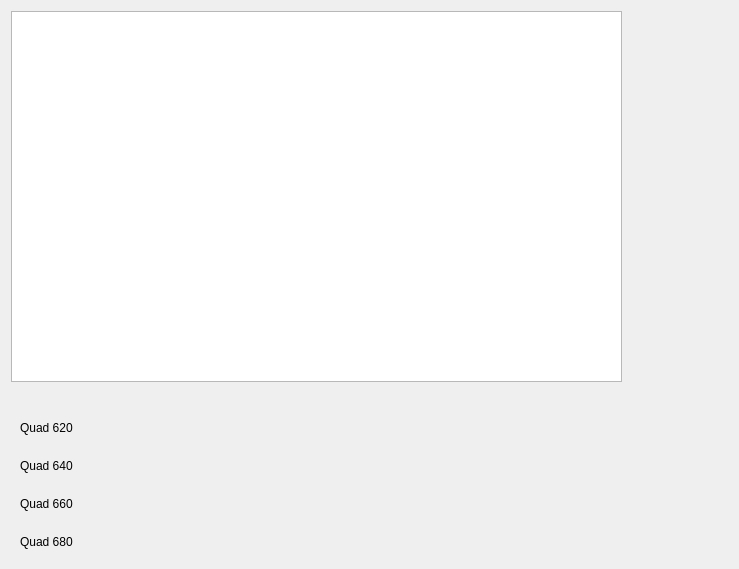
<?xml version="1.0" encoding="UTF-8"?>
<ui version="4.0">
 <class>TuningForm</class>
 <widget class="QWidget" name="TuningForm">
  <property name="geometry">
   <rect>
    <x>0</x>
    <y>0</y>
    <width>739</width>
    <height>569</height>
   </rect>
  </property>
  <property name="windowTitle">
   <string>Form</string>
  </property>
  <property name="styleSheet">
   <string notr="true">PyDMLabel#latestValueLabel {
	font-size: 42px;
	font-weight: bold;
}</string>
  </property>
  <layout class="QGridLayout" name="gridLayout">
   <item row="2" column="0">
    <widget class="QWidget" name="widget" native="true">
     <layout class="QHBoxLayout" name="horizontalLayout_2">
      <item>
       <widget class="QLabel" name="label">
        <property name="text">
         <string>Quad 620</string>
        </property>
       </widget>
      </item>
      <item>
       <widget class="PyDMSlider" name="PyDMSlider">
        <property name="toolTip">
         <string/>
        </property>
        <property name="precisionFromPV" stdset="0">
         <bool>false</bool>
        </property>
        <property name="alarmSensitiveContent" stdset="0">
         <bool>false</bool>
        </property>
        <property name="channel" stdset="0">
         <string>ca://QUAD:LTUH:620:BCTRL</string>
        </property>
        <property name="orientation" stdset="0">
         <enum>Qt::Horizontal</enum>
        </property>
        <property name="userDefinedLimits" stdset="0">
         <bool>true</bool>
        </property>
        <property name="userMinimum" stdset="0">
         <double>-33.000000000000000</double>
        </property>
        <property name="userMaximum" stdset="0">
         <double>-22.000000000000000</double>
        </property>
        <property name="num_steps" stdset="0">
         <number>201</number>
        </property>
       </widget>
      </item>
     </layout>
    </widget>
   </item>
   <item row="4" column="0">
    <widget class="QWidget" name="widget_3" native="true">
     <layout class="QHBoxLayout" name="horizontalLayout_4">
      <item>
       <widget class="QLabel" name="label_3">
        <property name="text">
         <string>Quad 660</string>
        </property>
       </widget>
      </item>
      <item>
       <widget class="PyDMSlider" name="PyDMSlider_3">
        <property name="toolTip">
         <string/>
        </property>
        <property name="precisionFromPV" stdset="0">
         <bool>false</bool>
        </property>
        <property name="alarmSensitiveContent" stdset="0">
         <bool>false</bool>
        </property>
        <property name="channel" stdset="0">
         <string>ca://QUAD:LTUH:660:BCTRL</string>
        </property>
        <property name="orientation" stdset="0">
         <enum>Qt::Horizontal</enum>
        </property>
        <property name="userDefinedLimits" stdset="0">
         <bool>true</bool>
        </property>
        <property name="userMinimum" stdset="0">
         <double>-52.000000000000000</double>
        </property>
        <property name="userMaximum" stdset="0">
         <double>-36.000000000000000</double>
        </property>
        <property name="num_steps" stdset="0">
         <number>201</number>
        </property>
       </widget>
      </item>
     </layout>
    </widget>
   </item>
   <item row="1" column="0">
    <widget class="QWidget" name="knobsContainer" native="true">
     <layout class="QHBoxLayout" name="horizontalLayout"/>
    </widget>
   </item>
   <item row="0" column="0">
    <widget class="PyDMWaveformPlot" name="PyDMWaveformPlot">
     <property name="toolTip">
      <string/>
     </property>
     <property name="viewportUpdateMode">
      <enum>QGraphicsView::BoundingRectViewportUpdate</enum>
     </property>
     <property name="optimizationFlags">
      <set>QGraphicsView::DontAdjustForAntialiasing|QGraphicsView::DontClipPainter</set>
     </property>
     <property name="showYGrid">
      <bool>true</bool>
     </property>
     <property name="backgroundColor">
      <color>
       <red>255</red>
       <green>255</green>
       <blue>255</blue>
      </color>
     </property>
     <property name="axisColor">
      <color>
       <red>128</red>
       <green>128</green>
       <blue>128</blue>
      </color>
     </property>
     <property name="curves">
      <stringlist>
       <string>{&quot;y_channel&quot;: &quot;ca://GDET:FEE1:241:ENRCHSTBR&quot;, &quot;x_channel&quot;: null, &quot;name&quot;: &quot;FEL Pulse Intensity (mJ)&quot;, &quot;color&quot;: &quot;#1832c7&quot;, &quot;lineStyle&quot;: 1, &quot;lineWidth&quot;: 1, &quot;symbol&quot;: null, &quot;symbolSize&quot;: 10, &quot;redraw_mode&quot;: 2}</string>
      </stringlist>
     </property>
    </widget>
   </item>
   <item row="3" column="0">
    <widget class="QWidget" name="widget_2" native="true">
     <layout class="QHBoxLayout" name="horizontalLayout_3">
      <item>
       <widget class="QLabel" name="label_2">
        <property name="text">
         <string>Quad 640</string>
        </property>
       </widget>
      </item>
      <item>
       <widget class="PyDMSlider" name="PyDMSlider_2">
        <property name="toolTip">
         <string/>
        </property>
        <property name="precisionFromPV" stdset="0">
         <bool>false</bool>
        </property>
        <property name="alarmSensitiveContent" stdset="0">
         <bool>false</bool>
        </property>
        <property name="channel" stdset="0">
         <string>ca://QUAD:LTUH:640:BCTRL</string>
        </property>
        <property name="orientation" stdset="0">
         <enum>Qt::Horizontal</enum>
        </property>
        <property name="userDefinedLimits" stdset="0">
         <bool>true</bool>
        </property>
        <property name="userMinimum" stdset="0">
         <double>22.000000000000000</double>
        </property>
        <property name="userMaximum" stdset="0">
         <double>42.000000000000000</double>
        </property>
        <property name="num_steps" stdset="0">
         <number>201</number>
        </property>
       </widget>
      </item>
     </layout>
    </widget>
   </item>
   <item row="0" column="1">
    <widget class="PyDMLabel" name="latestValueLabel">
     <property name="minimumSize">
      <size>
       <width>100</width>
       <height>0</height>
      </size>
     </property>
     <property name="toolTip">
      <string/>
     </property>
     <property name="precision" stdset="0">
      <number>2</number>
     </property>
     <property name="precisionFromPV" stdset="0">
      <bool>false</bool>
     </property>
     <property name="alarmSensitiveBorder" stdset="0">
      <bool>false</bool>
     </property>
     <property name="channel" stdset="0">
      <string/>
     </property>
     <property name="displayFormat" stdset="0">
      <enum>PyDMLabel::Decimal</enum>
     </property>
    </widget>
   </item>
   <item row="5" column="0">
    <widget class="QWidget" name="widget_4" native="true">
     <layout class="QHBoxLayout" name="horizontalLayout_5">
      <item>
       <widget class="QLabel" name="label_4">
        <property name="text">
         <string>Quad 680</string>
        </property>
       </widget>
      </item>
      <item>
       <widget class="PyDMSlider" name="PyDMSlider_4">
        <property name="toolTip">
         <string/>
        </property>
        <property name="precisionFromPV" stdset="0">
         <bool>false</bool>
        </property>
        <property name="alarmSensitiveContent" stdset="0">
         <bool>false</bool>
        </property>
        <property name="channel" stdset="0">
         <string>ca://QUAD:LTUH:680:BCTRL</string>
        </property>
        <property name="orientation" stdset="0">
         <enum>Qt::Horizontal</enum>
        </property>
        <property name="tickPosition" stdset="0">
         <enum>QSlider::NoTicks</enum>
        </property>
        <property name="userDefinedLimits" stdset="0">
         <bool>true</bool>
        </property>
        <property name="userMinimum" stdset="0">
         <double>23.000000000000000</double>
        </property>
        <property name="userMaximum" stdset="0">
         <double>42.000000000000000</double>
        </property>
        <property name="num_steps" stdset="0">
         <number>201</number>
        </property>
       </widget>
      </item>
     </layout>
    </widget>
   </item>
  </layout>
 </widget>
 <customwidgets>
  <customwidget>
   <class>PyDMLabel</class>
   <extends>QLabel</extends>
   <header>pydm.widgets.label</header>
  </customwidget>
  <customwidget>
   <class>PyDMSlider</class>
   <extends>QFrame</extends>
   <header>pydm.widgets.slider</header>
  </customwidget>
  <customwidget>
   <class>PyDMWaveformPlot</class>
   <extends>QGraphicsView</extends>
   <header>pydm.widgets.waveformplot</header>
  </customwidget>
 </customwidgets>
 <resources/>
 <connections/>
</ui>
